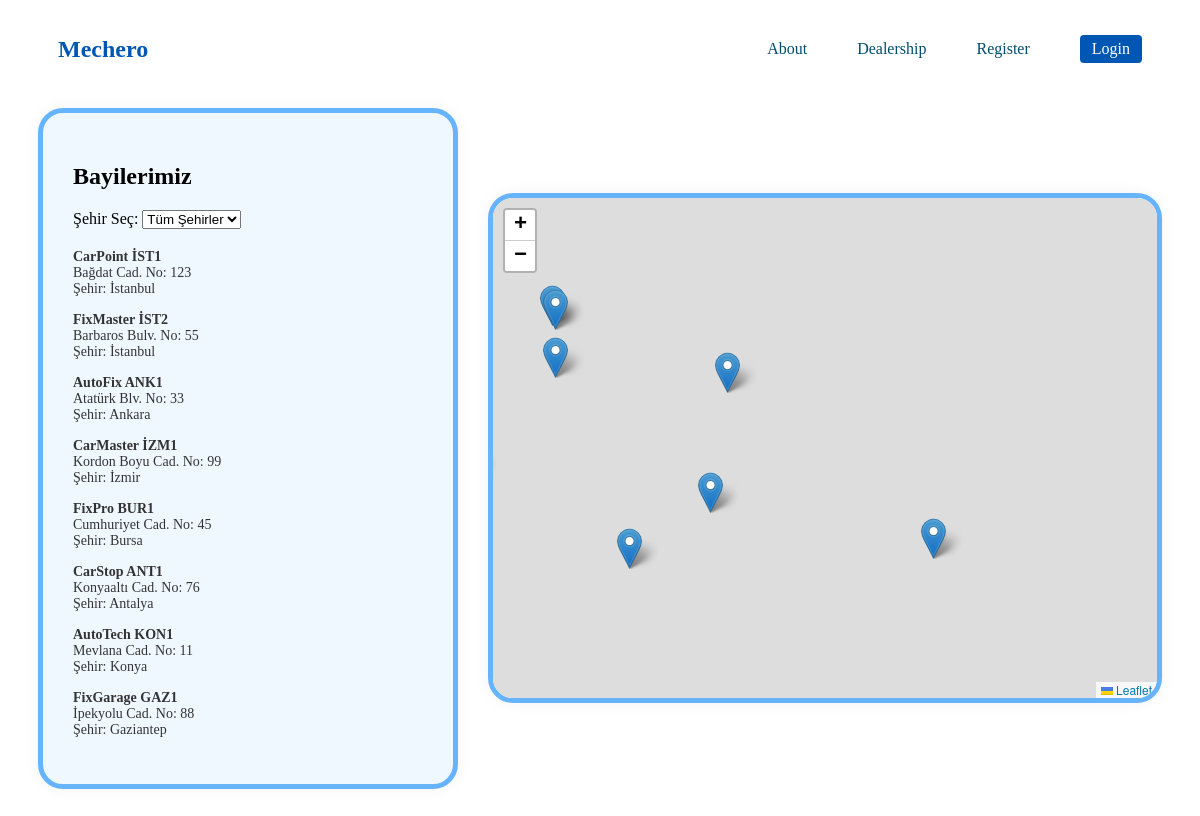
The app's page /dealerships/ with its own data.
### app/models.py (models this page shows)
class Dealership(db.Model):
    __tablename__ = 'dealerships'
    id = db.Column(db.Integer, primary_key=True)
    name = db.Column(db.String(100), nullable=False)
    street = db.Column(db.String(100), nullable=False)
    number = db.Column(db.String(10), nullable=False)
    latitude = db.Column(db.Float, nullable=True)
    longitude = db.Column(db.Float, nullable=True)
    city_id = db.Column(db.Integer, db.ForeignKey('cities.id'), nullable=False)

class City(db.Model):
    __tablename__ = 'cities'
    id = db.Column(db.Integer, primary_key=True)
    name = db.Column(db.String(100), unique=True, nullable=False)
    dealerships = db.relationship('Dealership', backref='city', lazy=True)

### app/routes/guest_routes.py (the view)
@bp.route('/dealerships/')
def list_dealerships():
    city_id = request.args.get('city_id')
    cities = City.query.all()
    if city_id:
        dealerships = Dealership.query.filter_by(city_id=city_id).all()
    else:
        dealerships = Dealership.query.all()
    dealerships_json = [
        {
            'id': d.id,
            'name': d.name,
            'street': d.street,
            'number': d.number,
            'latitude': d.latitude,
            'longitude': d.longitude
        }
        for d in dealerships
    ]
    return render_template(
        'guest/dealership.html',
        cities=cities,
        dealerships=dealerships,
        dealerships_json=dealerships_json,
        selected_city_id=city_id
    )

### app/templates/guest/dealership.html (shortened to what this page needs)
{% extends "layout/base_guest.html" %}
{% block content %}
<div class="dealership-container">
  <div class="dealership-list-box">
      <h2 class="form-title">Bayilerimiz</h2>
      <form method="GET" action="{{ url_for('guest.list_dealerships') }}">
          <div class="form-field">
              <label for="city">Şehir Seç:</label>
              <select name="city_id" id="city" onchange="this.form.submit()">
                  <option value="">Tüm Şehirler</option>
              </select>
          </div>
      </form>
      {% if dealerships %}
          <ul class="dealership-list">
              {% for d in dealerships %}
                  <li>
                      <strong>{{ d.name }}</strong><br>
                      {{ d.street }} No: {{ d.number }}<br>
                      Şehir: {{ d.city.name }}
                  </li>
              {% endfor %}
          </ul>
      {% else %}
          <p>Seçilen şehirde bayi bulunamadı.</p>
      {% endif %}
  </div>
  <div class="dealership-map-box">
      <div id="map"></div>
  </div>
</div>
<link rel="stylesheet" href="https://unpkg.com/leaflet@1.9.4/dist/leaflet.css" />
{% endblock %}

### app/static/style.css (style rules this page uses)
.form-field { margin-bottom: 15px; text-align: left; }
.dealership-container { display: flex; justify-content: space-between; align-items: center; flex-wrap: wrap; gap: 30px; margin: 30px; }
.dealership-list-box { width: 350px; padding: 30px; background-color: #f0f8ff; border: 5px solid #66b3ff; border-radius: 25px; box-shadow: 0 0 15px rgba(0, 0, 0, 0.05); }
.dealership-map-box { flex: 1; min-width: 400px; min-height: 400px; height: 500px; border: 5px solid #66b3ff; border-radius: 25px; box-shadow: 0 0 15px rgba(0, 0, 0, 0.05); overflow: hidden; position: relative; }
#map { position: absolute; top: 0; left: 0; width: 100%; height: 100%; }
.dealership-list { list-style: none; padding: 0; margin-top: 20px; }
.dealership-list li { margin-bottom: 15px; font-size: 14px; color: #333; }

### records on screen
Dealership: name "CarPoint İST1", street "Bağdat Cad.", number "123", city.name "İstanbul"
Dealership: name "FixMaster İST2", street "Barbaros Bulv.", number "55", city.name "İstanbul"
Dealership: name "AutoFix ANK1", street "Atatürk Blv.", number "33", city.name "Ankara"
Dealership: name "CarMaster İZM1", street "Kordon Boyu Cad.", number "99", city.name "İzmir"
Dealership: name "FixPro BUR1", street "Cumhuriyet Cad.", number "45", city.name "Bursa"
Dealership: name "CarStop ANT1", street "Konyaaltı Cad.", number "76", city.name "Antalya"
Dealership: name "AutoTech KON1", street "Mevlana Cad.", number "11", city.name "Konya"
Dealership: name "FixGarage GAZ1", street "İpekyolu Cad.", number "88", city.name "Gaziantep"
